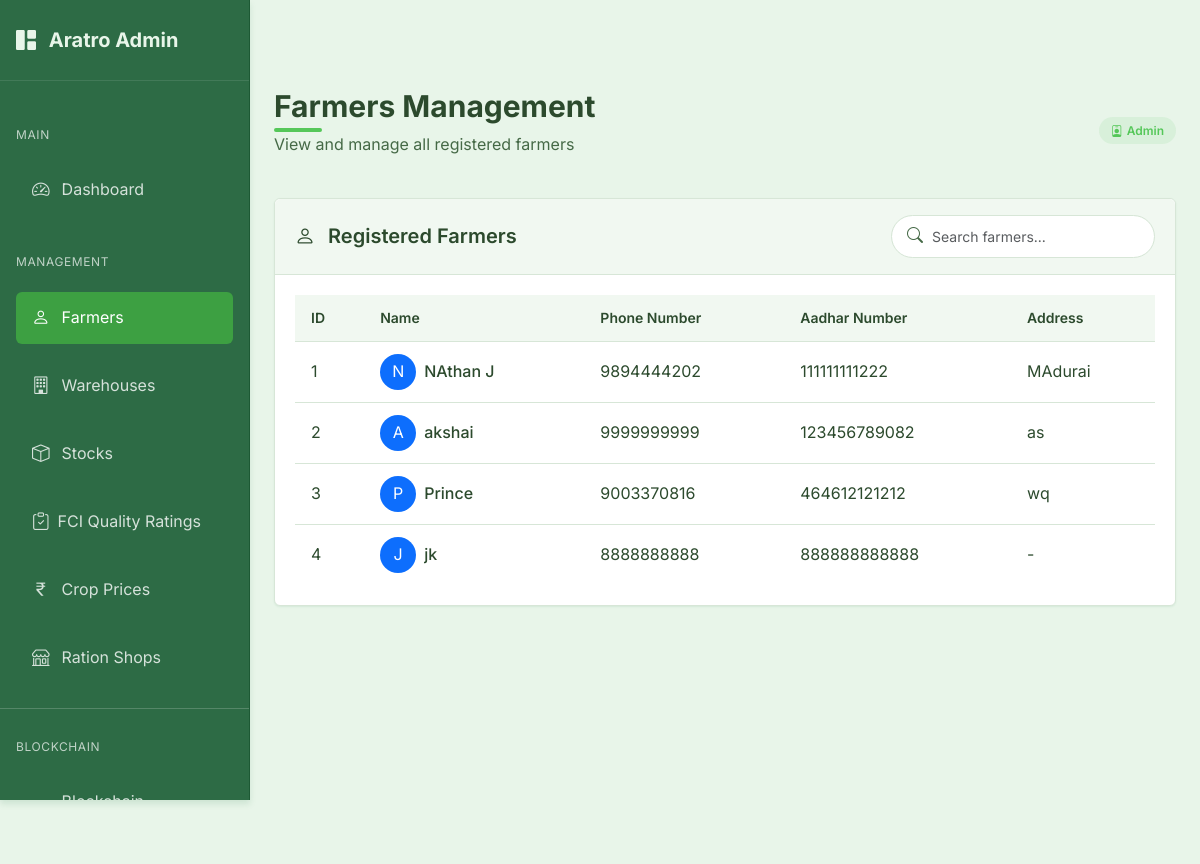
The page /admin/farmers (signed in) on the database as committed earlier.
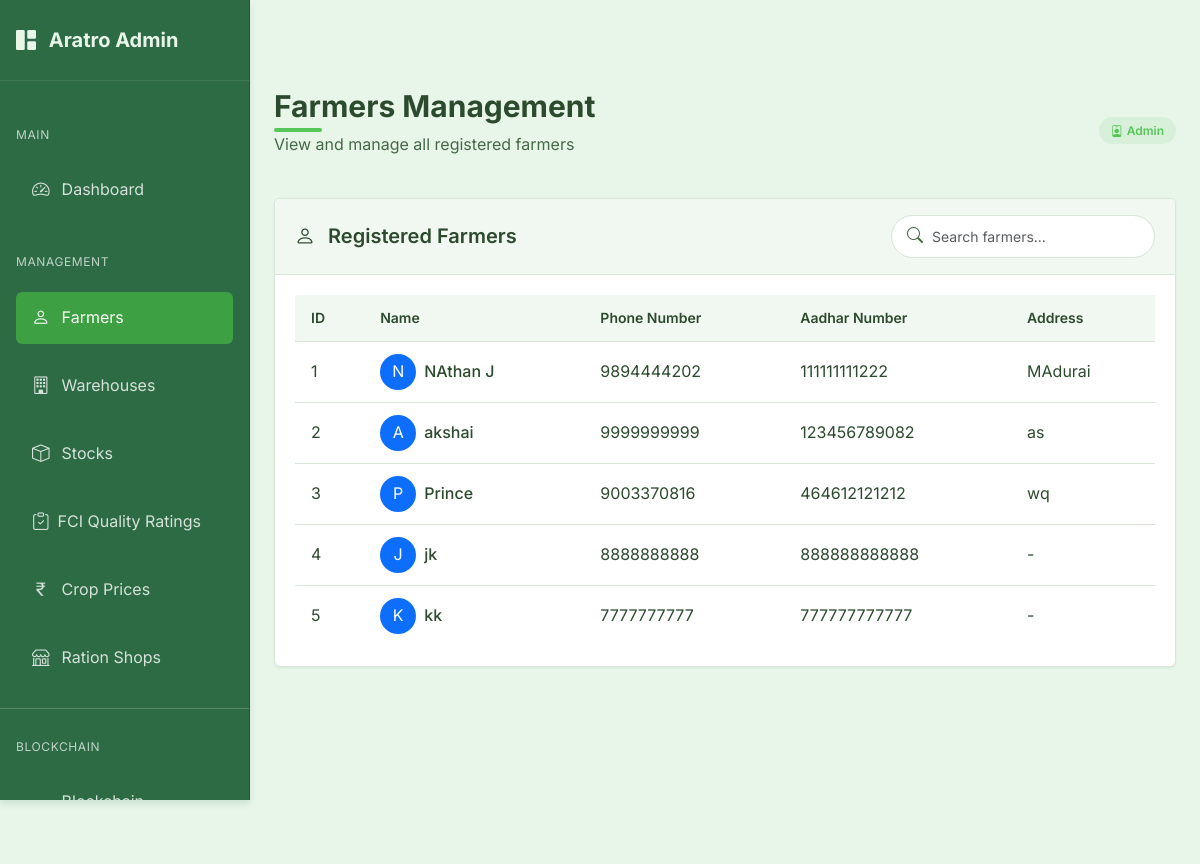
The same page on the database as committed later.
### models.py (models this page shows)
class Farmer(db.Model):
    id = db.Column(db.Integer, primary_key=True, autoincrement=True)
    user_id = db.Column(db.Integer, db.ForeignKey('user.id'), nullable=False)
    name = db.Column(db.String(100), nullable=False)
    address = db.Column(db.String(200), nullable=False)
    aadhar_number = db.Column(db.String(12), unique=True, nullable=False)  # Exactly 12 digits
    phone_number = db.Column(db.String(10), nullable=False)  # Exactly 10 digits
    eth_address = db.Column(db.String(42), unique=True, nullable=True)  # Ethereum address for blockchain
    stocks = db.relationship('Stock', backref='farmer', lazy=True)

### routes.py (the view)
@admin.route('/farmers')
@admin_required
def farmers():
    farmers = Farmer.query.all()
    return render_template('admin/farmers.html', farmers=farmers)

### app.py (called while the page is built)
@login_manager.user_loader
def load_user(user_id):
    try:
        if user_id.startswith('admin_'):
            admin_id = int(user_id.split('_')[1])
            return Admin.query.get(admin_id)
        else:
            return User.query.get(int(user_id))
    except Exception as e:
        logger.error(f"Error loading user: {e}")
        return None

@app.teardown_request
def teardown_request(exception=None):
    if exception:
        try:
            db.session.rollback()
            logger.warning(f"Transaction rolled back due to exception: {str(exception)}")
        except Exception as e:
            logger.error(f"Error during rollback: {str(e)}")
    try:
        db.session.rollback()
        db.session.remove()
    except Exception as e:
        logger.error(f"Error removing session: {str(e)}")

### models.py (called while the page is built)
    def get_id(self):
        return f"admin_{self.id}"

    def __repr__(self):
        return f'<Admin {self.email}>'

### templates/admin/farmers.html (shortened to what this page needs)
{% extends "admin/base_admin.html" %}
{% block admin_content %}
<div class="page-header d-flex justify-content-between align-items-center">
    <div>
        <h1 class="page-title">Farmers Management</h1>
        <p class="page-subtitle">View and manage all registered farmers</p>
    </div>
    <div>
        <span class="admin-badge admin-badge-primary">
            <i class="bi bi-person-badge me-1"></i>
            Admin
        </span>
    </div>
</div>
<div class="admin-card">
    <div class="admin-card-header">
        <h5 class="admin-card-title">
            <i class="bi bi-person me-2"></i>
            Registered Farmers
        </h5>
        <div class="search-input">
            <i class="bi bi-search"></i>
            <input type="text" id="farmerSearch" class="form-control form-control-sm" placeholder="Search farmers...">
        </div>
    </div>
    <div class="admin-card-body">
        <div class="table-responsive">
            <table class="admin-table" id="farmersTable">
                <thead>
                    <tr>
                        <th>ID</th>
                        <th>Name</th>
                        <th>Phone Number</th>
                        <th>Aadhar Number</th>
                        <th>Address</th>
                    </tr>
                </thead>
                <tbody>
                    {% if farmers %}
                        {% for farmer in farmers %}
                            <tr>
                                <td>{{ farmer.id }}</td>
                                <td>
                                    <div class="d-flex align-items-center">
                                        <div class="avatar-circle bg-primary text-white d-flex align-items-center justify-content-center me-2" style="width: 36px; height: 36px; border-radius: 50%;">
                                            <span>{{ farmer.name[0] | upper }}</span>
                                        </div>
                                        <div>
                                            <span class="fw-medium">{{ farmer.name }}</span>
                                        </div>
                                    </div>
                                </td>
                                <td>{{ farmer.phone_number }}</td>
                                <td>{{ farmer.aadhar_number }}</td>
                                <td>{{ farmer.address }}</td>
                            </tr>
                        {% endfor %}
                    {% endif %}
                </tbody>
            </table>
        </div>
    </div>
</div>
{% endblock %}

Rows that differ between the two databases and show on the page:
added Farmer: id "5", name "K", name "kk", phone_number "7777777777", aadhar_number "777777777777", address "-"
